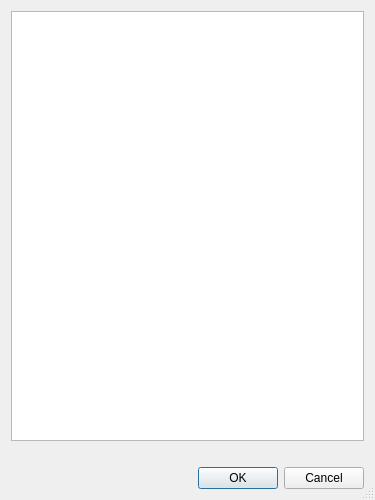
<?xml version="1.0" encoding="UTF-8"?>
<ui version="4.0">
 <class>UtilColumnDialog</class>
 <widget class="QDialog" name="UtilColumnDialog">
  <property name="geometry">
   <rect>
    <x>0</x>
    <y>0</y>
    <width>375</width>
    <height>500</height>
   </rect>
  </property>
  <property name="windowTitle">
   <string>Column Dialog</string>
  </property>
  <property name="sizeGripEnabled">
   <bool>true</bool>
  </property>
  <layout class="QGridLayout" name="gridLayout">
   <item row="0" column="0">
    <widget class="QTreeView" name="columnView">
     <property name="alternatingRowColors">
      <bool>true</bool>
     </property>
     <property name="uniformRowHeights">
      <bool>true</bool>
     </property>
     <property name="animated">
      <bool>true</bool>
     </property>
     <property name="headerHidden">
      <bool>true</bool>
     </property>
    </widget>
   </item>
   <item row="1" column="0">
    <widget class="QLabel" name="descriptionLabel">
     <property name="wordWrap">
      <bool>true</bool>
     </property>
     <property name="openExternalLinks">
      <bool>true</bool>
     </property>
    </widget>
   </item>
   <item row="2" column="0">
    <widget class="QDialogButtonBox" name="buttonBox">
     <property name="orientation">
      <enum>Qt::Horizontal</enum>
     </property>
     <property name="standardButtons">
      <set>QDialogButtonBox::Cancel|QDialogButtonBox::Ok</set>
     </property>
    </widget>
   </item>
  </layout>
 </widget>
 <resources/>
 <connections>
  <connection>
   <sender>buttonBox</sender>
   <signal>accepted()</signal>
   <receiver>UtilColumnDialog</receiver>
   <slot>accept()</slot>
  </connection>
  <connection>
   <sender>buttonBox</sender>
   <signal>rejected()</signal>
   <receiver>UtilColumnDialog</receiver>
   <slot>reject()</slot>
  </connection>
 </connections>
</ui>
